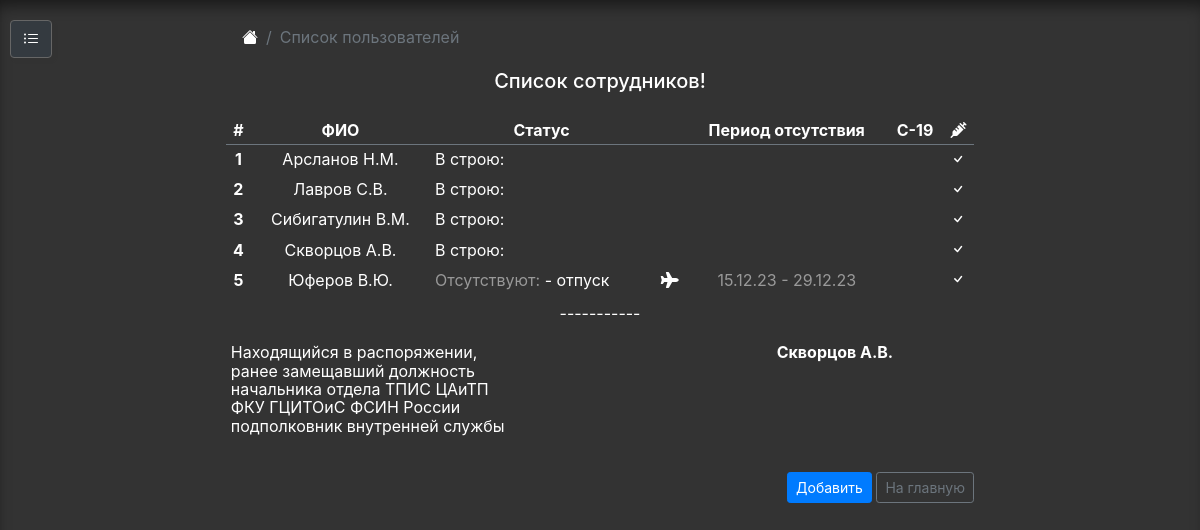
Screenshot of /list_users/ with the database file from the repository.
### table_in/models.py (models this page shows, shortened)
class TableUsers(models.Model):
    name = models.CharField("Имя сотрудника", max_length=100)
    user_category = models.ForeignKey(
        UsersShtat, verbose_name="Категория сотрудника", on_delete=models.CASCADE, null=True)
    doljnost = models.TextField(
        "Должность сотрудника", blank=True)
    user_corona = models.BooleanField(
        "Проходил обследование на COVID-19?", default=False)
    user_vakcina_corona = models.BooleanField(
        "Проходил вакцинацию от СОVID-19?", default=False)
    user_status = models.ForeignKey(
        TableStat, verbose_name="Где находится", on_delete=models.CASCADE, null=True)
    user_date_range = models.CharField("Период отпуска / больничного / отпуска по личным обстоятельствам", max_length=19, blank=True, null=True)
    image = models.ImageField(
        verbose_name="Подпись", upload_to='images', blank=True)
    users_sign = models.BooleanField(
        verbose_name="Использовать подпись?", default=False)
    def __str__(self):
        return self.name
    class Meta:
        ordering = ("name", )
        verbose_name = "Имя"
        verbose_name_plural = "Имена"

class TableStat(models.Model):
    name = models.CharField("Категория", max_length=150)
    parent = models.ForeignKey(
        'self', blank=True, null=True, on_delete=models.CASCADE, related_name='children')
    icon = models.CharField(
        "Иконка fontawesome", blank=True, null=True, max_length=50)
    number = models.PositiveIntegerField(
        "Последовательность", default=1, unique=True, help_text="Указать номер категории по порядку")
    user_view = models.BooleanField("Показывать имена пользователей", default=True)
    check_top_category = models.CharField(
        "Как учитывать категорию?", max_length=1, blank=True, null=True, choices=TOP_CATEGORY)
    def __str__(self):
        return self.name
    class Meta:
        ordering = ('number', )
        verbose_name = "Категория"
        verbose_name_plural = "Категории"

### table_in/views.py (the view)
# urls.py: path(r'list_users/', views.list_users, name='list_users_url'),
def list_users(request):
    list_users_all = TableUsers.objects.all()
    sign = TableUsers.objects.filter(users_sign=True)
    return render(request, 'table_in/lists_users.html',
                  {
                      'list_users_all': list_users_all,
                      'sign': sign,
                  }
                  )

### table_in/templates/table_in/lists_users.html (shortened to what this page needs)
{% extends 'table_in/base.html' %}
{% block breadcrumb %}
<li class="breadcrumb-item"><a href="{% url 'home_page' %}">
    </a></li>
<li class="breadcrumb-item active" aria-current="page">Список пользователей</li>
{% endblock breadcrumb %}
{% block content %}
    <h5 class="cover-heading pb-3 pt-2">Список сотрудников!</h5>
    <table style="color:white;" class="table table-hover table-borderless table-sm ">
        <thead>
            <tr class="border-bottom border-secondary">
                <th scope="col">#</th>
                <th scope="col">ФИО</th>
                <th scope="col">Статус</th>
                <th></th>
                <th scope="col">Период отсутствия</th>
                <th scope="col">C-19</th>
                <th scope="col"><i class="fas fa-syringe"></i></th>
            </tr>
        </thead>
        <tbody>
            {% for users in list_users_all %}
             <tr>
                <th scope="row">{{ forloop.counter }}</th>
                <td><a href="{% url 'list_users_edit_url' pk=users.pk %}">{{ users.name }}</a></td>
                <td class="float-left">
                    {% if users.user_status.parent %}
                        <span style="color:#999">
                            {{ users.user_status.parent }}
                        </span>
                    {% endif %}
                        {{ users.user_status|truncatechars:26 }}
                </td>
                {% if users.user_date_range %}
                    <td>
                        <i class="{{ users.user_status.icon }}"></i>
                    </td>
                    <td><span style="color:#999">
                        {{ users.user_date_range }}
                    </span></td>
                {% else %}
                    <td></td>
                    <td></td>
                {% endif %}
                {% if users.user_corona %}
                    <td>
                        <svg width="1em" height="1em" viewBox="0 0 16 16" class="bi bi-check" fill="currentColor"
                            xmlns="http://www.w3.org/2000/svg">
                            <path fill-rule="evenodd"
                                d="M10.97 4.97a.75.75 0 0 1 1.071 1.05l-3.992 4.99a.75.75 0 0 1-1.08.02L4.324 8.384a.75.75 0 1 1 1.06-1.06l2.094 2.093 3.473-4.425a.236.236 0 0 1 .02-.022z" />
                        </svg>
                    </td>
                {% else %}
                    <td></td>
                {% endif %}
                {% if users.user_vakcina_corona %}
                <td>
                    <svg width="1em" height="1em" viewBox="0 0 16 16" class="bi bi-check" fill="currentColor"
                        xmlns="http://www.w3.org/2000/svg">
                        <path fill-rule="evenodd"
                            d="M10.97 4.97a.75.75 0 0 1 1.071 1.05l-3.992 4.99a.75.75 0 0 1-1.08.02L4.324 8.384a.75.75 0 1 1 1.06-1.06l2.094 2.093 3.473-4.425a.236.236 0 0 1 .02-.022z" />
                    </svg>
                </td>
                {% else %}
                <td></td>
                {% endif %}
            </tr>
            {% endfor %}
        </tbody>
    </table>
    <p>-----------</p>
    <table style="color:white;" class="table table-borderless table-sm">
        <tbody>
            <tr>
                <td style="text-align:left;width: 60%">
                    {% for s in sign %}
                        {{ s.doljnost|linebreaks }}
                    {% endfor %}
                </td>
                <td>
                </td>
                <th>
                    {{ sign|join:"" }}
                </th>
            </tr>
        </tbody>
    </table>
    <div class="pt-2" style="text-align: right;">
        <a href="{% url 'create_fields' %}" class="btn btn-outline-primary btn-sm active" role="button" aria-pressed="true">Добавить</a>
        <a href="{% url 'home_page' %}" class="btn btn-outline-secondary btn-sm" role="button"
            aria-pressed="true">На главную</a>
    </div>
{% endblock content %}

### table_in/static/css/cover.css (style rules this page uses)
a, a:focus, a:hover { color: #fff; }
html, body { height: 100%; background-color: #333; }
body { display: -ms-flexbox; color: #fff; line-height: 1.15; box-shadow: inset 1px 12px 15px -6px rgba(0, 0, 0, .5); }
svg { margin-bottom: 3.75px; }

### table_in/templates/table_in/base.html (style rules this page uses)
.table { margin-bottom: 0.5rem; }

### rows the page displays
TableUsers: name "Арсланов Н.М.", user_status "В строю:", user_vakcina_corona True (drawn)
TableUsers: name "Лавров С.В.", user_status "В строю:", user_vakcina_corona True (drawn)
TableUsers: name "Сибигатулин В.М.", user_status "В строю:", user_vakcina_corona True (drawn)
TableUsers: name "Скворцов А.В.", user_status "В строю:", user_vakcina_corona True (drawn), doljnost "Находящийся в распоряжении, ранее замещавший должность начальника отдела ТПИС ЦАиТП ФКУ ГЦИТОиС ФСИН России подполковник внутренней службы"
TableUsers: name "Юферов В.Ю.", user_status.parent "Отсутствуют:", user_status "- отпуск", user_date_range "15.12.23 - 29.12.23", user_vakcina_corona True (drawn)
